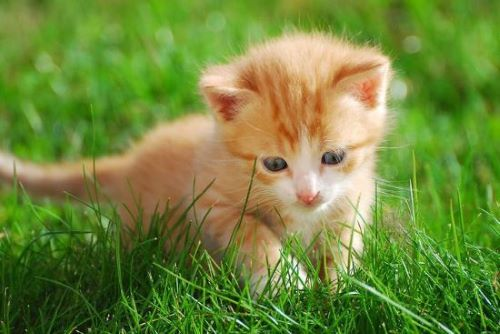
#> input picture TUGAS4/TUGAS 4/Meong.jpg, 500 x 334 px
$ python 'Min Filter.py'
#> lines starting #> are read from the running program, lines starting #| are printed output that depends on the picture
import cv2
import numpy as np

# memuat gambar
img = cv2.imread('Meong.jpg')
#> img is the input picture: shape (334, 500, 3); mean B, G, R 59, 135, 111.8

# mengatur ukuran kernel
ksize = 3

# membuat kernel
kernel = np.ones((ksize, ksize), np.uint8)

# menerapkan erosi
erosion = cv2.erode(img, kernel, iterations = 1)
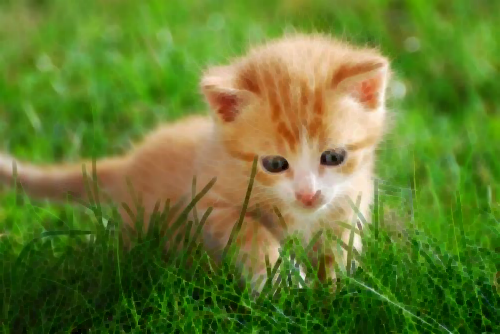
#> erosion: shape (334, 500, 3); mean B, G, R 47.6, 123.6, 100.3

# Tampilkan gambar asli dan difilter
cv2.imshow('Original', img)
cv2.imshow('Min Filter', erosion)
cv2.waitKey(0)
cv2.destroyAllWindows()

$ run again, with TUGAS4/TUGAS 4/Butteworth & Gaussin Highpass Filter.png saved as TUGAS4/TUGAS 4/Meong.jpg
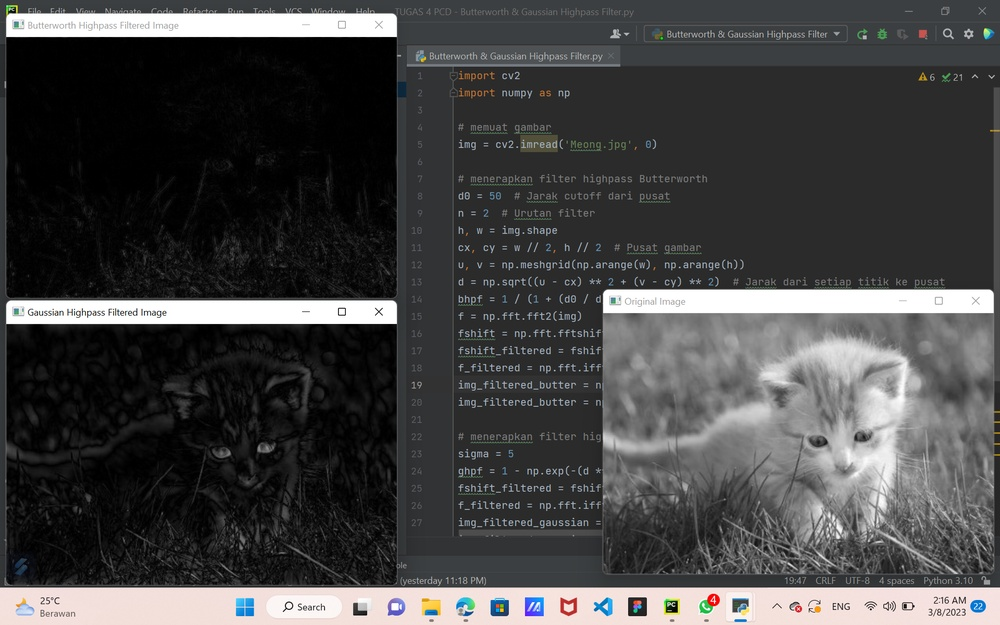
#> input picture TUGAS4/TUGAS 4/Butteworth & Gaussin Highpass Filter.png, 1000 x 625 px, shrunk from 1920 x 1200 before the run
#> img is the input picture: shape (625, 1000, 3); mean B, G, R 68.8, 68.7, 68.9
#> `erosion = cv2.erode(img, kernel, iterations = 1)`:
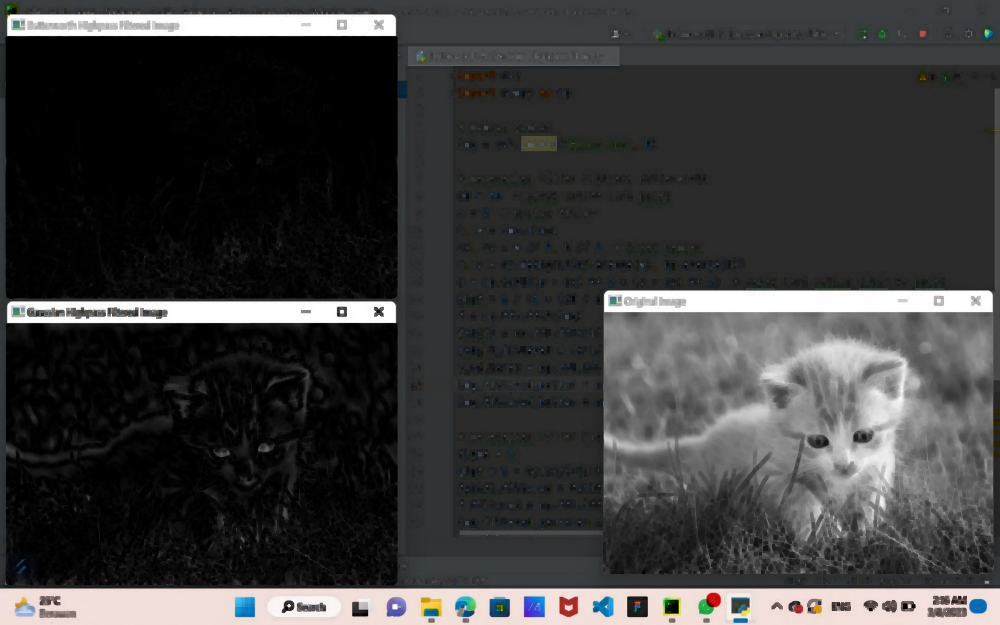
#> erosion: shape (625, 1000, 3); mean B, G, R 59.8, 59.7, 59.8
